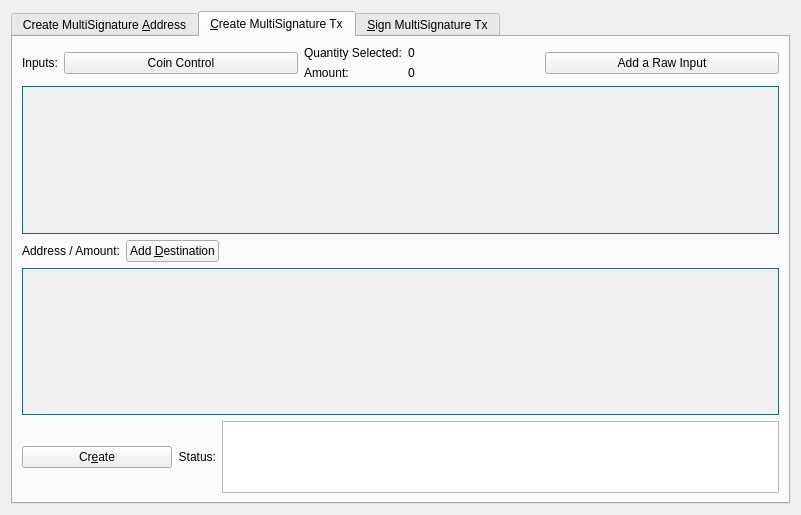
<?xml version="1.0" encoding="UTF-8"?>
<ui version="4.0">
 <class>MultisigDialog</class>
 <widget class="QDialog" name="MultisigDialog">
  <property name="geometry">
   <rect>
    <x>0</x>
    <y>0</y>
    <width>801</width>
    <height>515</height>
   </rect>
  </property>
  <property name="sizePolicy">
   <sizepolicy hsizetype="Fixed" vsizetype="Fixed">
    <horstretch>0</horstretch>
    <verstretch>0</verstretch>
   </sizepolicy>
  </property>
  <property name="windowTitle">
   <string>Multisignature Address Interactions</string>
  </property>
  <layout class="QVBoxLayout" name="verticalLayout_8">
   <item>
    <widget class="QTabWidget" name="multisigTabWidget">
     <property name="styleSheet">
      <string notr="true">QScrollArea{border: 1px solid #256770;}</string>
     </property>
     <property name="currentIndex">
      <number>1</number>
     </property>
     <widget class="QWidget" name="addMultisigTab">
      <property name="sizePolicy">
       <sizepolicy hsizetype="Minimum" vsizetype="Minimum">
        <horstretch>0</horstretch>
        <verstretch>0</verstretch>
       </sizepolicy>
      </property>
      <attribute name="title">
       <string>Create MultiSignature &amp;Address</string>
      </attribute>
      <layout class="QVBoxLayout" name="verticalLayout">
       <item>
        <layout class="QHBoxLayout" name="enterMLayout">
         <item>
          <widget class="QSpinBox" name="enterMSpinbox">
           <property name="sizePolicy">
            <sizepolicy hsizetype="Fixed" vsizetype="Fixed">
             <horstretch>0</horstretch>
             <verstretch>0</verstretch>
            </sizepolicy>
           </property>
           <property name="toolTip">
            <string>How many people must sign to verify a transaction</string>
           </property>
           <property name="minimum">
            <number>1</number>
           </property>
           <property name="maximum">
            <number>15</number>
           </property>
           <property name="value">
            <number>1</number>
           </property>
          </widget>
         </item>
         <item>
          <widget class="QLabel" name="enterMLabel">
           <property name="text">
            <string>Enter the minimum number of signatures required to sign transactions</string>
           </property>
          </widget>
         </item>
        </layout>
       </item>
       <item>
        <layout class="QHBoxLayout" name="addressLabelLayout">
         <item>
          <widget class="QLabel" name="addressLableLabel">
           <property name="text">
            <string>Address Label:</string>
           </property>
          </widget>
         </item>
         <item>
          <widget class="QLineEdit" name="multisigAddressLabel"/>
         </item>
        </layout>
       </item>
       <item>
        <layout class="QHBoxLayout" name="addAddressLayout">
         <item>
          <widget class="QPushButton" name="addAddressButton">
           <property name="toolTip">
            <string>Add another address that could sign to verify a transaction from the multisig address.</string>
           </property>
           <property name="text">
            <string>&amp;Add Address / Key</string>
           </property>
           <property name="icon">
            <iconset resource="../commapluscoin.qrc">
             <normaloff>:/icons/add</normaloff>:/icons/add</iconset>
           </property>
           <property name="autoDefault">
            <bool>false</bool>
           </property>
          </widget>
         </item>
         <item>
          <widget class="QLabel" name="addAddressLabel">
           <property name="sizePolicy">
            <sizepolicy hsizetype="Preferred" vsizetype="Fixed">
             <horstretch>0</horstretch>
             <verstretch>0</verstretch>
            </sizepolicy>
           </property>
           <property name="text">
            <string>Local addresses or public keys that can sign:</string>
           </property>
          </widget>
         </item>
         <item>
          <spacer name="addAddressSpacer_2">
           <property name="orientation">
            <enum>Qt::Horizontal</enum>
           </property>
           <property name="sizeHint" stdset="0">
            <size>
             <width>40</width>
             <height>10</height>
            </size>
           </property>
          </spacer>
         </item>
        </layout>
       </item>
       <item>
        <widget class="QScrollArea" name="addAddressScrollArea">
         <property name="sizePolicy">
          <sizepolicy hsizetype="Preferred" vsizetype="Expanding">
           <horstretch>0</horstretch>
           <verstretch>0</verstretch>
          </sizepolicy>
         </property>
         <property name="widgetResizable">
          <bool>true</bool>
         </property>
         <widget class="QWidget" name="addAddressWidget">
          <property name="geometry">
           <rect>
            <x>0</x>
            <y>0</y>
            <width>759</width>
            <height>166</height>
           </rect>
          </property>
          <layout class="QVBoxLayout" name="verticalLayout_5">
           <item>
            <layout class="QVBoxLayout" name="addressList"/>
           </item>
           <item>
            <spacer name="verticalSpacer">
             <property name="orientation">
              <enum>Qt::Vertical</enum>
             </property>
             <property name="sizeHint" stdset="0">
              <size>
               <width>20</width>
               <height>40</height>
              </size>
             </property>
            </spacer>
           </item>
          </layout>
         </widget>
        </widget>
       </item>
       <item>
        <layout class="QHBoxLayout" name="addMultisigLayout">
         <item>
          <widget class="QPushButton" name="addMultisigButton">
           <property name="sizePolicy">
            <sizepolicy hsizetype="Preferred" vsizetype="Fixed">
             <horstretch>0</horstretch>
             <verstretch>0</verstretch>
            </sizepolicy>
           </property>
           <property name="toolTip">
            <string>Create a new multisig address</string>
           </property>
           <property name="toolTipDuration">
            <number>-3</number>
           </property>
           <property name="text">
            <string>C&amp;reate</string>
           </property>
           <property name="icon">
            <iconset resource="../commapluscoin.qrc">
             <normaloff>:/icons/filesave</normaloff>:/icons/filesave</iconset>
           </property>
           <property name="autoDefault">
            <bool>false</bool>
           </property>
          </widget>
         </item>
         <item>
          <widget class="QLabel" name="label">
           <property name="text">
            <string>Status:</string>
           </property>
          </widget>
         </item>
         <item>
          <widget class="QTextEdit" name="addMultisigStatus">
           <property name="sizePolicy">
            <sizepolicy hsizetype="Expanding" vsizetype="Fixed">
             <horstretch>0</horstretch>
             <verstretch>0</verstretch>
            </sizepolicy>
           </property>
           <property name="maximumSize">
            <size>
             <width>16777215</width>
             <height>75</height>
            </size>
           </property>
           <property name="readOnly">
            <bool>true</bool>
           </property>
           <property name="textInteractionFlags">
            <set>Qt::TextSelectableByKeyboard|Qt::TextSelectableByMouse</set>
           </property>
          </widget>
         </item>
        </layout>
       </item>
       <item>
        <widget class="QLabel" name="label_2">
         <property name="sizePolicy">
          <sizepolicy hsizetype="Preferred" vsizetype="Preferred">
           <horstretch>0</horstretch>
           <verstretch>0</verstretch>
          </sizepolicy>
         </property>
         <property name="text">
          <string>Use below to quickly import an address by its redeem. Don't forget to add a label before clicking import!
Keep in mind, the wallet will rescan the blockchain to find transactions containing the new address.
Please be patient after clicking import.</string>
         </property>
         <property name="scaledContents">
          <bool>false</bool>
         </property>
         <property name="wordWrap">
          <bool>true</bool>
         </property>
        </widget>
       </item>
       <item>
        <layout class="QHBoxLayout" name="importLayout">
         <item>
          <widget class="QPushButton" name="importAddressButton">
           <property name="sizePolicy">
            <sizepolicy hsizetype="Fixed" vsizetype="Fixed">
             <horstretch>0</horstretch>
             <verstretch>0</verstretch>
            </sizepolicy>
           </property>
           <property name="text">
            <string>&amp;Import Redeem</string>
           </property>
           <property name="icon">
            <iconset resource="../commapluscoin.qrc">
             <normaloff>:/icons/receiving_addresses</normaloff>:/icons/receiving_addresses</iconset>
           </property>
          </widget>
         </item>
         <item>
          <widget class="QLineEdit" name="importRedeem">
           <property name="sizePolicy">
            <sizepolicy hsizetype="Preferred" vsizetype="Fixed">
             <horstretch>0</horstretch>
             <verstretch>0</verstretch>
            </sizepolicy>
           </property>
          </widget>
         </item>
        </layout>
       </item>
      </layout>
     </widget>
     <widget class="QWidget" name="createTransactionTab">
      <attribute name="title">
       <string>&amp;Create MultiSignature Tx</string>
      </attribute>
      <layout class="QVBoxLayout" name="verticalLayout_3">
       <item>
        <layout class="QHBoxLayout" name="horizontalLayout_2">
         <item>
          <layout class="QVBoxLayout" name="createTxLayout">
           <item>
            <layout class="QHBoxLayout" name="addTxInputLayout">
             <item>
              <widget class="QLabel" name="addTxInputLabel">
               <property name="sizePolicy">
                <sizepolicy hsizetype="Fixed" vsizetype="Preferred">
                 <horstretch>0</horstretch>
                 <verstretch>0</verstretch>
                </sizepolicy>
               </property>
               <property name="text">
                <string>Inputs:</string>
               </property>
              </widget>
             </item>
             <item>
              <widget class="QPushButton" name="pushButtonCoinControl">
               <property name="sizePolicy">
                <sizepolicy hsizetype="Preferred" vsizetype="Fixed">
                 <horstretch>0</horstretch>
                 <verstretch>0</verstretch>
                </sizepolicy>
               </property>
               <property name="text">
                <string>Coin Control</string>
               </property>
              </widget>
             </item>
             <item>
              <layout class="QFormLayout" name="formLayout_2">
               <property name="rightMargin">
                <number>10</number>
               </property>
               <item row="0" column="0">
                <widget class="QLabel" name="labelQuantity">
                 <property name="text">
                  <string>Quantity Selected:</string>
                 </property>
                </widget>
               </item>
               <item row="0" column="1">
                <widget class="QLabel" name="labelQuantity_int">
                 <property name="text">
                  <string>0</string>
                 </property>
                </widget>
               </item>
               <item row="1" column="0">
                <widget class="QLabel" name="labelAmount">
                 <property name="text">
                  <string>Amount:</string>
                 </property>
                </widget>
               </item>
               <item row="1" column="1">
                <widget class="QLabel" name="labelAmount_int">
                 <property name="text">
                  <string>0</string>
                 </property>
                </widget>
               </item>
              </layout>
             </item>
             <item>
              <widget class="QPushButton" name="addInputButton">
               <property name="sizePolicy">
                <sizepolicy hsizetype="Preferred" vsizetype="Fixed">
                 <horstretch>0</horstretch>
                 <verstretch>0</verstretch>
                </sizepolicy>
               </property>
               <property name="toolTip">
                <string>Add an input to fund the outputs</string>
               </property>
               <property name="text">
                <string>Add a Raw Input</string>
               </property>
               <property name="icon">
                <iconset resource="../commapluscoin.qrc">
                 <normaloff>:/css/default</normaloff>:/css/default</iconset>
               </property>
              </widget>
             </item>
            </layout>
           </item>
           <item>
            <widget class="QScrollArea" name="txInputsScrollArea">
             <property name="sizePolicy">
              <sizepolicy hsizetype="Preferred" vsizetype="Expanding">
               <horstretch>0</horstretch>
               <verstretch>0</verstretch>
              </sizepolicy>
             </property>
             <property name="widgetResizable">
              <bool>true</bool>
             </property>
             <widget class="QWidget" name="txInputsWidget">
              <property name="geometry">
               <rect>
                <x>0</x>
                <y>0</y>
                <width>747</width>
                <height>131</height>
               </rect>
              </property>
              <layout class="QVBoxLayout" name="verticalLayout_7">
               <item>
                <layout class="QVBoxLayout" name="inputsList"/>
               </item>
               <item>
                <spacer name="txInputsSpacer">
                 <property name="orientation">
                  <enum>Qt::Vertical</enum>
                 </property>
                 <property name="sizeHint" stdset="0">
                  <size>
                   <width>20</width>
                   <height>80</height>
                  </size>
                 </property>
                </spacer>
               </item>
              </layout>
             </widget>
            </widget>
           </item>
           <item>
            <layout class="QHBoxLayout" name="addDestinationLayout">
             <item>
              <widget class="QLabel" name="addDestinationLabel">
               <property name="text">
                <string>Address / Amount:</string>
               </property>
              </widget>
             </item>
             <item>
              <widget class="QPushButton" name="addDestinationButton">
               <property name="sizePolicy">
                <sizepolicy hsizetype="Fixed" vsizetype="Fixed">
                 <horstretch>0</horstretch>
                 <verstretch>0</verstretch>
                </sizepolicy>
               </property>
               <property name="toolTip">
                <string>Add destinations to send CPC to</string>
               </property>
               <property name="text">
                <string>Add &amp;Destination</string>
               </property>
               <property name="icon">
                <iconset resource="../commapluscoin.qrc">
                 <normaloff>:/icons/add</normaloff>:/icons/add</iconset>
               </property>
              </widget>
             </item>
             <item>
              <spacer name="addDestinationHorizontalSpacer">
               <property name="orientation">
                <enum>Qt::Horizontal</enum>
               </property>
               <property name="sizeHint" stdset="0">
                <size>
                 <width>40</width>
                 <height>20</height>
                </size>
               </property>
              </spacer>
             </item>
            </layout>
           </item>
           <item>
            <widget class="QScrollArea" name="destionationsScrollArea">
             <property name="sizePolicy">
              <sizepolicy hsizetype="Expanding" vsizetype="Expanding">
               <horstretch>0</horstretch>
               <verstretch>0</verstretch>
              </sizepolicy>
             </property>
             <property name="widgetResizable">
              <bool>true</bool>
             </property>
             <widget class="QWidget" name="destinationsScrollAreaContents">
              <property name="geometry">
               <rect>
                <x>0</x>
                <y>0</y>
                <width>747</width>
                <height>130</height>
               </rect>
              </property>
              <layout class="QVBoxLayout" name="verticalLayout_11">
               <item>
                <layout class="QVBoxLayout" name="destinationsList"/>
               </item>
               <item>
                <spacer name="destinationsSpacer">
                 <property name="orientation">
                  <enum>Qt::Vertical</enum>
                 </property>
                 <property name="sizeHint" stdset="0">
                  <size>
                   <width>20</width>
                   <height>20</height>
                  </size>
                 </property>
                </spacer>
               </item>
              </layout>
             </widget>
            </widget>
           </item>
           <item>
            <layout class="QHBoxLayout" name="horizontalLayout_4">
             <item>
              <widget class="QPushButton" name="createButton">
               <property name="sizePolicy">
                <sizepolicy hsizetype="Fixed" vsizetype="Fixed">
                 <horstretch>0</horstretch>
                 <verstretch>0</verstretch>
                </sizepolicy>
               </property>
               <property name="minimumSize">
                <size>
                 <width>150</width>
                 <height>0</height>
                </size>
               </property>
               <property name="toolTip">
                <string>Create a transaction object using the given inputs to the given outputs</string>
               </property>
               <property name="text">
                <string>Cr&amp;eate</string>
               </property>
               <property name="icon">
                <iconset resource="../commapluscoin.qrc">
                 <normaloff>:/icons/export</normaloff>:/icons/export</iconset>
               </property>
               <property name="autoDefault">
                <bool>false</bool>
               </property>
               <property name="default">
                <bool>true</bool>
               </property>
              </widget>
             </item>
             <item>
              <widget class="QLabel" name="createButtonLabel">
               <property name="sizePolicy">
                <sizepolicy hsizetype="Fixed" vsizetype="Preferred">
                 <horstretch>0</horstretch>
                 <verstretch>0</verstretch>
                </sizepolicy>
               </property>
               <property name="text">
                <string>Status:</string>
               </property>
               <property name="alignment">
                <set>Qt::AlignRight|Qt::AlignTrailing|Qt::AlignVCenter</set>
               </property>
              </widget>
             </item>
             <item>
              <widget class="QTextEdit" name="createButtonStatus">
               <property name="sizePolicy">
                <sizepolicy hsizetype="Expanding" vsizetype="Minimum">
                 <horstretch>0</horstretch>
                 <verstretch>0</verstretch>
                </sizepolicy>
               </property>
               <property name="maximumSize">
                <size>
                 <width>16777215</width>
                 <height>16777215</height>
                </size>
               </property>
               <property name="sizeAdjustPolicy">
                <enum>QAbstractScrollArea::AdjustToContents</enum>
               </property>
               <property name="readOnly">
                <bool>true</bool>
               </property>
              </widget>
             </item>
            </layout>
           </item>
          </layout>
         </item>
         <item>
          <layout class="QHBoxLayout" name="horizontalLayout_3"/>
         </item>
        </layout>
       </item>
      </layout>
     </widget>
     <widget class="QWidget" name="signMultisigTransaction">
      <property name="styleSheet">
       <string notr="true">txScrollArea:{
	border: 1px solid #256770;
}
keyScrollArea:{
	border: 1px solid #256770;
}
txScrollArea:{
	border: 1px solid #256770;
}</string>
      </property>
      <attribute name="title">
       <string>&amp;Sign MultiSignature Tx</string>
      </attribute>
      <layout class="QVBoxLayout" name="verticalLayout_4">
       <item>
        <layout class="QHBoxLayout" name="transactionHexLayout">
         <item>
          <widget class="QLabel" name="transactionHexLabel">
           <property name="text">
            <string>Transaction Hex:</string>
           </property>
          </widget>
         </item>
         <item>
          <widget class="QLineEdit" name="transactionHex">
           <property name="toolTip">
            <string/>
           </property>
          </widget>
         </item>
        </layout>
       </item>
       <item>
        <layout class="QHBoxLayout" name="horizontalLayout">
         <item>
          <layout class="QVBoxLayout" name="verticalLayout_2">
           <item>
            <layout class="QHBoxLayout" name="horizontalLayout_7">
             <item>
              <widget class="QPushButton" name="signButton">
               <property name="sizePolicy">
                <sizepolicy hsizetype="Preferred" vsizetype="Fixed">
                 <horstretch>0</horstretch>
                 <verstretch>0</verstretch>
                </sizepolicy>
               </property>
               <property name="minimumSize">
                <size>
                 <width>150</width>
                 <height>0</height>
                </size>
               </property>
               <property name="toolTip">
                <string>Sign the transaction from this wallet or from provided private keys</string>
               </property>
               <property name="text">
                <string>S&amp;ign</string>
               </property>
               <property name="icon">
                <iconset resource="../commapluscoin.qrc">
                 <normaloff>:/icons/edit</normaloff>:/icons/edit</iconset>
               </property>
               <property name="autoDefault">
                <bool>false</bool>
               </property>
               <property name="default">
                <bool>true</bool>
               </property>
              </widget>
             </item>
             <item>
              <widget class="QPushButton" name="commitButton">
               <property name="enabled">
                <bool>false</bool>
               </property>
               <property name="sizePolicy">
                <sizepolicy hsizetype="Preferred" vsizetype="Fixed">
                 <horstretch>0</horstretch>
                 <verstretch>0</verstretch>
                </sizepolicy>
               </property>
               <property name="toolTip">
                <string>&lt;html&gt;&lt;head/&gt;&lt;body&gt;&lt;p&gt;DISABLED until transaction has been signed enough times.&lt;/p&gt;&lt;/body&gt;&lt;/html&gt;</string>
               </property>
               <property name="autoFillBackground">
                <bool>false</bool>
               </property>
               <property name="text">
                <string>Co&amp;mmit</string>
               </property>
               <property name="icon">
                <iconset resource="../commapluscoin.qrc">
                 <normaloff>:/icons/send</normaloff>:/icons/send</iconset>
               </property>
               <property name="autoDefault">
                <bool>true</bool>
               </property>
              </widget>
             </item>
             <item>
              <layout class="QHBoxLayout" name="addPrivKeyLayout">
               <item>
                <widget class="QPushButton" name="addPrivKeyButton">
                 <property name="sizePolicy">
                  <sizepolicy hsizetype="Fixed" vsizetype="Fixed">
                   <horstretch>0</horstretch>
                   <verstretch>0</verstretch>
                  </sizepolicy>
                 </property>
                 <property name="toolTip">
                  <string>Add private keys to sign the transaction with</string>
                 </property>
                 <property name="text">
                  <string>Add Private &amp;Key</string>
                 </property>
                 <property name="icon">
                  <iconset resource="../commapluscoin.qrc">
                   <normaloff>:/icons/add</normaloff>:/icons/add</iconset>
                 </property>
                </widget>
               </item>
               <item>
                <widget class="QLabel" name="addPrivKeyLabel">
                 <property name="text">
                  <string>Sign with only private keys (Not Recommened)</string>
                 </property>
                </widget>
               </item>
              </layout>
             </item>
            </layout>
           </item>
           <item>
            <layout class="QHBoxLayout" name="horizontalLayout_5">
             <item>
              <widget class="QLabel" name="signButtonStatusLabel">
               <property name="text">
                <string>Status:</string>
               </property>
              </widget>
             </item>
             <item>
              <widget class="QTextEdit" name="signButtonStatus">
               <property name="sizePolicy">
                <sizepolicy hsizetype="Expanding" vsizetype="Preferred">
                 <horstretch>0</horstretch>
                 <verstretch>0</verstretch>
                </sizepolicy>
               </property>
               <property name="maximumSize">
                <size>
                 <width>16777215</width>
                 <height>16777215</height>
                </size>
               </property>
               <property name="verticalScrollBarPolicy">
                <enum>Qt::ScrollBarAsNeeded</enum>
               </property>
               <property name="readOnly">
                <bool>true</bool>
               </property>
               <property name="textInteractionFlags">
                <set>Qt::TextSelectableByKeyboard|Qt::TextSelectableByMouse</set>
               </property>
              </widget>
             </item>
            </layout>
           </item>
           <item>
            <widget class="QScrollArea" name="keyScrollArea">
             <property name="sizePolicy">
              <sizepolicy hsizetype="Expanding" vsizetype="Expanding">
               <horstretch>0</horstretch>
               <verstretch>0</verstretch>
              </sizepolicy>
             </property>
             <property name="sizeAdjustPolicy">
              <enum>QAbstractScrollArea::AdjustToContents</enum>
             </property>
             <property name="widgetResizable">
              <bool>true</bool>
             </property>
             <widget class="QWidget" name="keyScrollAreaContents">
              <property name="geometry">
               <rect>
                <x>0</x>
                <y>0</y>
                <width>755</width>
                <height>168</height>
               </rect>
              </property>
              <layout class="QVBoxLayout" name="verticalLayout_9">
               <item>
                <layout class="QVBoxLayout" name="keyList"/>
               </item>
               <item>
                <spacer name="keySpacer">
                 <property name="orientation">
                  <enum>Qt::Vertical</enum>
                 </property>
                 <property name="sizeHint" stdset="0">
                  <size>
                   <width>20</width>
                   <height>20</height>
                  </size>
                 </property>
                </spacer>
               </item>
              </layout>
             </widget>
            </widget>
           </item>
          </layout>
         </item>
        </layout>
       </item>
      </layout>
     </widget>
    </widget>
   </item>
  </layout>
 </widget>
 <resources>
  <include location="../commapluscoin.qrc"/>
 </resources>
 <connections/>
</ui>
